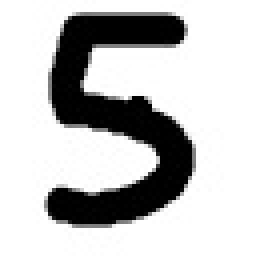
#> input picture examples/5.jpg, 64 x 64 px (shown 4 times larger)
$ jupyter execute digits_project.ipynb
#> lines starting #> are read from the running program, lines starting #| are printed output that depends on the picture
## ✍️ Clasificación de Dígitos Manuscritos con SVMs

En este emocionante notebook, embarcaremos en la tarea de construir un modelo para la clasificación de dígitos manuscritos 🖊️. Para ello, utilizaremos Support Vector Machines (SVM) como nuestra herramienta de elección.

El conjunto de datos que nos servirá para entrenar nuestro modelo es el famoso UCI ML hand-written digits, un conjunto reconocido por su diversidad en formas y estilos de escritura manual 📚.

Nuestro objetivo será superar el 95% de precisión en el conjunto de pruebas, poniendo a prueba las habilidades de nuestro modelo para identificar correctamente los dígitos manuscritos. Pero eso no es todo, ¡iremos un paso más allá! Para finalizar, desafiaremos a nuestro modelo con dígitos que nosotros mismos generaremos usando la aplicación Paint. ¡Vamos a ver cómo se comporta!

[cell 1]
import numpy as np
import matplotlib.pyplot as plt
from sklearn import datasets, svm, metrics
from sklearn.model_selection import train_test_split
import seaborn as sns
from skimage.transform import resize  # Para redimensionar imágenes

sns.set_theme()  # Establecemos el estilo de las gráficas

[cell 2]
# Load the data
digits = datasets.load_digits()

# Print the shape of the data
print(digits.data.shape)

En la siguiente figura, podemos ver un ejemplo de cada uno de los dígitos posibles en el dataset.

[cell 3]
# Creamos la figura y los ejes
fig, ax = plt.subplots(2, 5, figsize = (10, 5))

# Iteramos a través de los primeros 10 dígitos
for i in range(10):
    # Configuramos el subplot correspondiente
    ax = plt.subplot(2, 5, i + 1)
    # Mostramos la imagen del dígito en escala de grises
    ax.imshow(digits.images[i], cmap = plt.cm.gray_r, interpolation = 'nearest')
    # Agregamos el título con el número correspondiente
    ax.set_title('Número: {}'.format(digits.target[i]))

    # Eliminamos los ticks de la gráfica
    ax.set_xticks([])
    ax.set_yticks([])

# Mostramos la gráfica
plt.show()
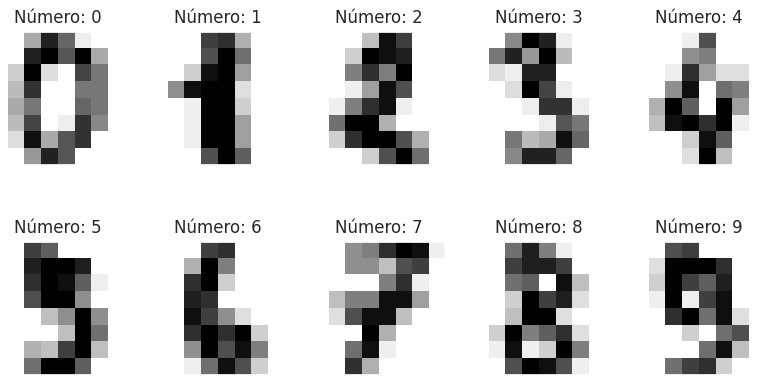
#> figure drawn by matplotlib, 10 panels

Podemos ver, con un histograma, la distribución de los dígitos en el dataset (está balanceado ✨).

[cell 4]
# Creamos la figura y los ejes
fig, ax = plt.subplots(figsize = (4, 3))

# Generamos un histograma de los dígitos
ax.hist(digits.target, bins=10)

# Configuramos los títulos y etiquetas del gráfico
ax.set_title('Histograma de los dígitos')
ax.set_xlabel('Etiqueta')
ax.set_ylabel('Cantidad')

# Mostramos el gráfico
plt.show()
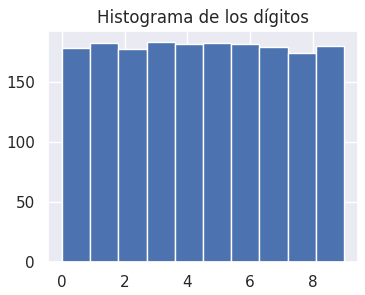
#> figure drawn by matplotlib, 1 panel; tallest bar 183 high, from x = 2.7 to 3.6

En el siguiente bloque de código, creamos un modelo de SVM, y lo entrenamos con el dataset.

[cell 5]
# Aplanamos las imágenes para que sean un vector de 64 elementos
n_muestras = len(digits.images)
data = digits.images.reshape((n_muestras, -1))

# Creamos el clasificador
clf = svm.SVC(gamma=0.001)

# Separamos los datos en entrenamiento y prueba (65% entrenamiento, 35% prueba)
X_train, X_test, y_train, y_test = train_test_split(
    data, digits.target, test_size=0.35, shuffle=False
)

# Entrenamos el clasificador
clf.fit(X_train, y_train)

# Predecimos los valores
predicciones = clf.predict(X_test)

[cell 6]
# Calculamos una de las métricas de evaluación
precision = metrics.accuracy_score(y_test, predicciones)

# Imprimimos la precisión
print('Precisión: %f' % precision)

Podemos visualizar mas detalles del performance con una matriz de confusión.

[cell 7]
# Creamos la matriz de confusión
cm = metrics.confusion_matrix(y_test, predicciones)

# Creamos la figura y los ejes
fig, ax = plt.subplots(figsize = (5, 5))

# Generamos el mapa de calor para la matriz de confusión
sns.heatmap(cm, annot=True, fmt='d', cmap='Blues')

# Configuramos los títulos y etiquetas del gráfico
ax.set_title('Matriz de confusión')
ax.set_xlabel('Predicción')
ax.set_ylabel('Valor real')

# Mostramos el gráfico
plt.show()
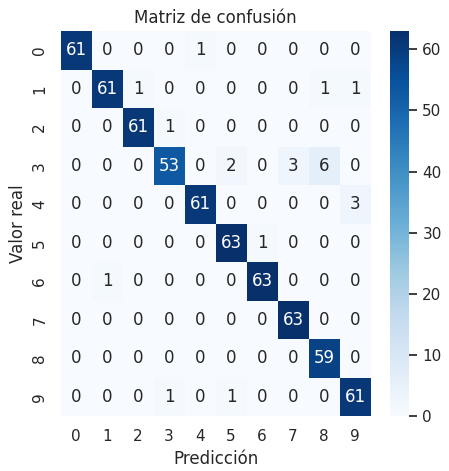
#> figure drawn by matplotlib, 2 panels

Ahora, entendamos un poco mas de los posibles valores en cada pixel de la imagen

[cell 8]
# Pixel values range
print('Min: %i, Max: %i' % (digits.data.min(), digits.data.max()))

# Set of values for each pixel
print('Unique values: %s' % np.unique(digits.data))

Instrucciones para genera tu propios dígitos:
1. Abre paint
2. Crea una imagen de 64x64 pixeles
3. Selecciona un pincel (brush) de 8px de ancho
4. Dibuja un digito en el centro de la imagen
5. Guarda la imagen como un archivo .jpg

Con esto en mente, creamos una función que nos permita cargar una imagen con estas características, y adaptarla para que pueda ser procesada por el modelo.

[cell 9]
def adapt_image(img):
    img_resize = resize(img, (8, 8))

    # Convert to grayscale
    img_resize = np.mean(img_resize, axis=2)

    # Invert colors
    img_resize = 1 - img_resize

    # Scale to 0-16
    img_resize = img_resize * 16

    # Round to nearest integer
    img_resize = np.round(img_resize)

    return img_resize

La siguiente función nos permite visualizar la imagen que acabamos de cargar, y la imagen procesada para ser utilizada por el modelo.

[cell 10]
def show_resize(img):

    img_resize = adapt_image(img)

    # Show resized and original image
    fig, ax = plt.subplots(1, 2, figsize=(8, 4))
    ax[0].imshow(img, cmap=plt.cm.gray_r, interpolation='nearest')
    ax[0].set_title('Original')
    ax[1].imshow(img_resize, cmap=plt.cm.gray_r, interpolation='nearest')
    ax[1].set_title('Resized')

    # Remove ticks from the plot
    ax[0].set_xticks([])
    ax[0].set_yticks([])

    ax[1].set_xticks([])
    ax[1].set_yticks([])

    plt.show()

[cell 11]
img = plt.imread('../examples/5.jpg')
#> img is the input picture: shape (64, 64, 3); min 0, max 255, mean 193.9

show_resize(img)
#> in show_resize, `plt.show()`:
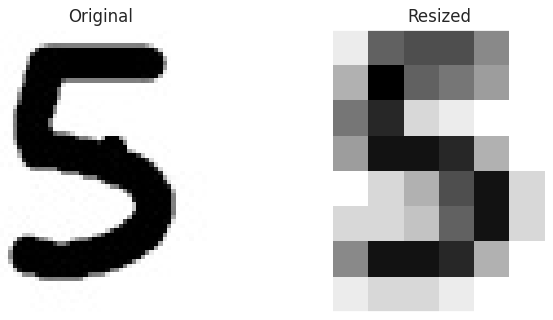
#> figure drawn by matplotlib, 2 panels

Finalmente, una función para predecir el digito en la imagen cargada.

[cell 12]
def predict_digit(img, show = True):

#> called with show = True
    img_resize = adapt_image(img)

    # Flatten image
    img_resize = img_resize.reshape(1, -1)

    # Predict digit
    pred = clf.predict(img_resize)
#> pred = [5]
    print('Predicción: %i' % pred[0])
#| Predicción: 5

    if show:
        show_resize(img)
